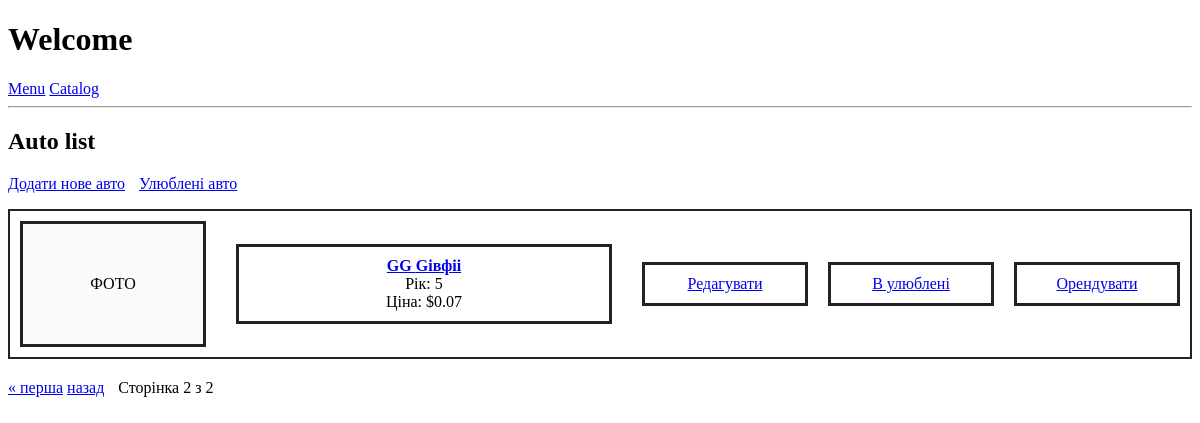
The page /catalog/?page=2 on the database as committed earlier.
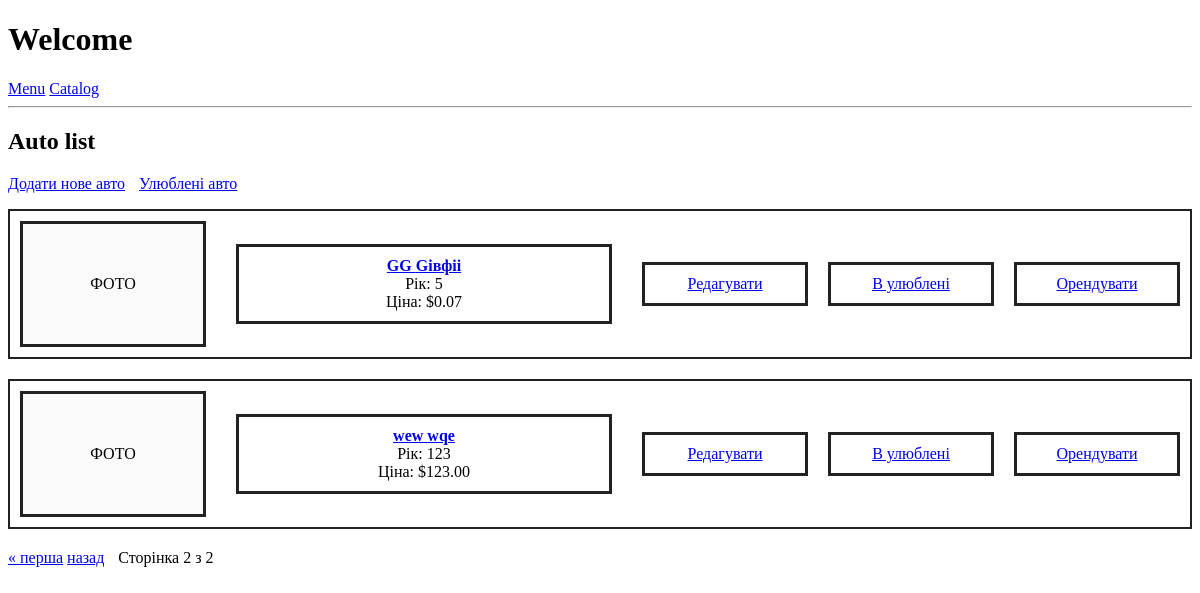
The same page on the database as committed later.
### cars/models.py (models this page shows, shortened)
class Car(models.Model):
    name = models.CharField(max_length=100)
    brand = models.CharField(max_length=100)
    year = models.IntegerField()
    price = models.DecimalField(max_digits=10, decimal_places=2)
    image = models.ImageField(upload_to='carimages/', blank=True, null=True)

### cars/views.py (the view)
# urls.py: path('catalog/', views.catalog, name = 'catalog'),
def catalog(request):
    cars = Car.objects.all()
    car_status = {car.id: True for car in cars}
    paginator = Paginator(cars, 5)  # 5 машин на страницу
    page_number = request.GET.get('page')
    page_obj = paginator.get_page(page_number)
    return render(request, 'catalog.html', {'page_obj': page_obj, 'car_status': car_status})

### cars/templates/catalog.html (shortened to what this page needs)
{% extends 'layout.html'%}
{% block content %}
<h2>Auto list</h2>
<a href="{% url 'car_create' %}" class="btn btn-primary" style="margin-bottom: 15px;">Додати нове авто</a>
<a href="{% url 'favourite_list' %}" class="btn btn-success" style="margin-bottom: 15px; margin-left: 10px;">Улюблені авто</a>
<ul class="car-list">
    {% for car in page_obj %}
    <li class="car-item">
        <div class="car-photo">
            {% if car.image %}
                <img src="{{ car.image.url }}" alt="Фото авто">
            {% else %}
                <span>ФОТО</span>
            {% endif %}
        </div>
        <div class="car-info">
            <a href="{% url 'car_detail' car.id %}"><strong>{{ car.brand }} {{ car.name }}</strong></a><br>
            <span>Рік: {{ car.year }}</span><br>
            <span>Ціна: ${{ car.price }}</span>
        </div>
        <div class="car-actions">
            <a href="{% url 'car_edit' car.id %}">Редагувати</a>
            <a href="{% url 'add_to_favourite' car.id %}">В улюблені</a>
            <a href="{% url 'rent_car' %}?car_id={{ car.id }}">Орендувати</a>
        </div>
    </li>
    {% empty %}
    <li>No cars</li>
    {% endfor %}
</ul>
<div class="pagination" style="margin-top: 20px;">
    {% if page_obj.has_previous %}
        <a href="?page=1">&laquo; перша</a>
        <a href="?page={{ page_obj.previous_page_number }}">назад</a>
    {% endif %}
    <span style="margin: 0 10px;">
        Сторінка  {{ page_obj.number }} з {{ page_obj.paginator.num_pages }}
    </span>
</div>
{% endblock %}

Rows that differ between the two databases and show on the page:
added Car: shows "ФОТО", brand "wew", name "wqe", year "123", price "123.00"
